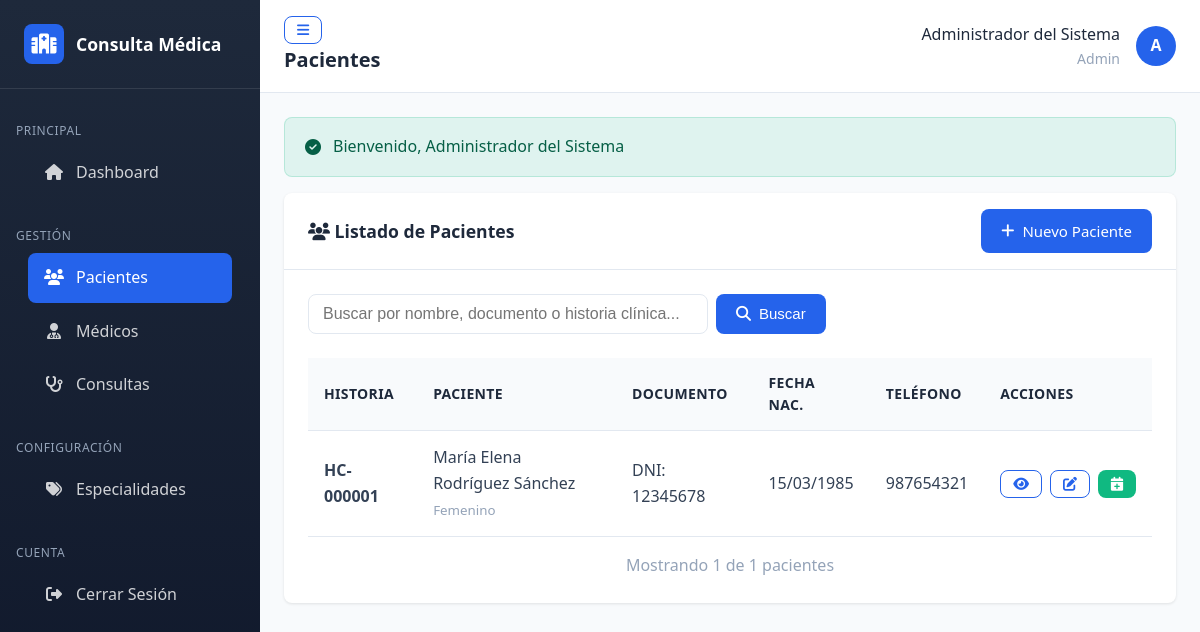
The page /pacientes (signed in) on the database its author committed.
### tables this page shows
CREATE TABLE IF NOT EXISTS pacientes (
    id INT AUTO_INCREMENT PRIMARY KEY,
    numero_historia VARCHAR(20) NOT NULL UNIQUE,
    tipo_documento ENUM('DNI', 'CE', 'Pasaporte', 'Otro') NOT NULL DEFAULT 'DNI',
    numero_documento VARCHAR(20) NOT NULL UNIQUE,
    nombres VARCHAR(100) NOT NULL,
    apellido_paterno VARCHAR(50) NOT NULL,
    apellido_materno VARCHAR(50) NULL,
    fecha_nacimiento DATE NOT NULL,
    sexo ENUM('M', 'F', 'Otro') NOT NULL,
    estado_civil ENUM('Soltero', 'Casado', 'Divorciado', 'Viudo', 'Conviviente') NULL,
    direccion VARCHAR(255) NULL,
    telefono VARCHAR(20) NULL,
    email VARCHAR(100) NULL,
    grupo_sanguineo VARCHAR(5) NULL,
    alergias TEXT NULL,
    antecedentes TEXT NULL,
    contacto_emergencia VARCHAR(100) NULL,
    telefono_emergencia VARCHAR(20) NULL,
    activo TINYINT(1) NOT NULL DEFAULT 1,
    created_at TIMESTAMP DEFAULT CURRENT_TIMESTAMP,
    updated_at TIMESTAMP DEFAULT CURRENT_TIMESTAMP ON UPDATE CURRENT_TIMESTAMP,
    INDEX idx_numero_historia (numero_historia),
    INDEX idx_documento (tipo_documento, numero_documento),
    INDEX idx_nombres (nombres, apellido_paterno)
);

### core/Controller.php (called while the page is built, shortened)
<?php
abstract class Controller
{
    protected array $data = [];
    protected function render(string $view, array $data = [], string $layout = 'main'): void
    {
        $this->data = array_merge($this->data, $data);
        extract($this->data);
        $viewFile = BASE_PATH . '/app/views/' . str_replace('.', '/', $view) . '.php';
        require $viewFile;
        $appConfig = require BASE_PATH . '/config/app.php';
    }
    protected function getQuery(string $key = null, $default = null)
    {
        return isset($_GET[$key]) ? $this->sanitize($_GET[$key]) : $default;
    }
}

### app/controllers/PacienteController.php (called while the page is built, shortened)
<?php
class PacienteController extends Controller
{
    private Paciente $pacienteModel;
    public function __construct()
    {
        $this->pacienteModel = new Paciente();
    }
    public function index(): void
    {
        $page = (int) ($this->getQuery('page') ?? 1);
        $busqueda = $this->getQuery('busqueda') ?? '';
        $pacientes = $this->pacienteModel->getPaginados($page, 10, $busqueda);
        $this->render('pacientes/index', [
            'title' => 'Pacientes',
            'pacientes' => $pacientes,
            'busqueda' => $busqueda
        ]);
    }
}

### public/index.php (called while the page is built, shortened)
<?php
require_once dirname(__DIR__) . '/core/bootstrap.php';
$router = require BASE_PATH . '/config/routes.php';
$uri = $_SERVER['REQUEST_URI'] ?? '/';
$uri = explode('?', $uri)[0];
$method = $_SERVER['REQUEST_METHOD'] ?? 'GET';
try {
    $router->dispatch($uri, $method);
} catch (\Exception $e) {
    app_log('error', $e->getMessage(), [
        'file' => $e->getFile(),
        'line' => $e->getLine(),
        'trace' => $e->getTraceAsString()
    ]);
    http_response_code(500);
    $appConfig = require BASE_PATH . '/config/app.php';
    if ($appConfig['environment'] === 'development') {
        echo "<h1>Error de Aplicación</h1>";
        echo "<p><strong>Mensaje:</strong> " . htmlspecialchars($e->getMessage()) . "</p>";
        echo "<p><strong>Archivo:</strong> " . htmlspecialchars($e->getFile()) . "</p>";
        echo "<p><strong>Línea:</strong> " . $e->getLine() . "</p>";
        echo "<pre>" . htmlspecialchars($e->getTraceAsString()) . "</pre>";
    } else {
        require BASE_PATH . '/app/views/errors/500.php';
    }
}

### config/app.php (called while the page is built, shortened)
<?php
return [
    'name' => 'Sistema de Consulta Médica Externa',
    'version' => '1.0.0',
    'environment' => getenv('APP_ENV') ?: 'development',
    'base_url' => getenv('APP_URL') ?: 'http://localhost:8080/',
    'session' => [
        'name' => 'consulta_medica_session',
        'lifetime' => 7200,
        'path' => '/',
        'domain' => '',
        'secure' => false,
        'httponly' => true,
        'samesite' => 'Strict'
    ],
    'security' => [
        'csrf_token_name' => 'csrf_token',
        'csrf_token_lifetime' => 3600,
        'password_min_length' => 8,
        'max_login_attempts' => 5,
        'lockout_time' => 900,
        'hash_algo' => PASSWORD_BCRYPT,
        'hash_cost' => 10
    ],
    'pagination' => [
        'per_page' => 10,
        'max_per_page' => 100
    ],
    'logging' => [
        'enabled' => true,
        'path' => BASE_PATH . '/logs',
        'level' => 'debug'
    ],
    'timezone' => 'America/Lima',
    'date_format' => 'd/m/Y',
    'datetime_format' => 'd/m/Y H:i:s',
    'time_format' => 'H:i'
];

### core/bootstrap.php (called while the page is built, shortened)
<?php
$appConfig = require BASE_PATH . '/config/app.php';
spl_autoload_register(function ($class) {
    $namespaceMap = [
        'Core\\' => BASE_PATH . '/core/',
        'App\\Controllers\\' => BASE_PATH . '/app/controllers/',
        'App\\Models\\' => BASE_PATH . '/app/models/'
    ];
    foreach ($namespaceMap as $namespace => $directory) {
        if (strpos($class, $namespace) === 0) {
            $relativeClass = substr($class, strlen($namespace));
            $file = $directory . str_replace('\\', '/', $relativeClass) . '.php';
            if (file_exists($file)) {
                return true;
            }
        }
    }
    return false;
});
function base_url(string $path = ''): string
{
    $appConfig = require BASE_PATH . '/config/app.php';
    return rtrim($appConfig['base_url'], '/') . '/' . ltrim($path, '/');
}
function e(string $value): string
{
    return htmlspecialchars($value, ENT_QUOTES, 'UTF-8');
}
function format_date(?string $date, string $format = 'd/m/Y'): string
{
    $dateObj = new DateTime($date);
    return $dateObj->format($format);
}

### config/database.php (called while the page is built, shortened)
<?php
return [
    'host' => getenv('DB_HOST') ?: 'localhost',
    'port' => getenv('DB_PORT') ?: '3306',
    'database' => getenv('DB_DATABASE') ?: (getenv('DB_NAME') ?: 'consulta_medica'),
    'username' => getenv('DB_USER') ?: 'root',
    'password' => getenv('DB_PASSWORD') ?: (getenv('DB_PASS') ?: 'root'),
    'charset' => 'utf8mb4',
    'collation' => 'utf8mb4_unicode_ci',
    'options' => [
        PDO::ATTR_ERRMODE => PDO::ERRMODE_EXCEPTION,
        PDO::ATTR_DEFAULT_FETCH_MODE => PDO::FETCH_ASSOC,
        PDO::ATTR_EMULATE_PREPARES => false,
        PDO::MYSQL_ATTR_INIT_COMMAND => "SET NAMES utf8mb4 COLLATE utf8mb4_unicode_ci"
    ]
];

### core/Database.php (called while the page is built, shortened)
<?php
class Database
{
    private static ?Database $instance = null;
    private ?PDO $connection = null;
    private array $config;
    private function __construct()
    {
        $this->config = require BASE_PATH . '/config/database.php';
    }
    public static function getInstance(): Database
    {
        if (self::$instance === null) {
            self::$instance = new self();
        }
        return self::$instance;
    }
    private function connect(): void
    {
        try {
            $dsn = sprintf(
                "mysql:host=%s;port=%s;dbname=%s;charset=%s",
                $this->config['host'],
                $this->config['port'],
                $this->config['database'],
                $this->config['charset']
            );
            $this->connection = new PDO(
                $dsn,
                $this->config['username'],
                $this->config['password'],
                $this->config['options']
            );
        } catch (PDOException $e) {
            error_log("Error de conexión a la base de datos: " . $e->getMessage());
            throw new PDOException("Error al conectar con la base de datos");
        }
    }
    public function query(string $sql, array $params = []): \PDOStatement
    {
        $stmt = $this->connection->prepare($sql);
        $stmt->execute($params);
        return $stmt;
    }
    public function fetchOne(string $sql, array $params = []): ?array
    {
        $stmt = $this->query($sql, $params);
        $result = $stmt->fetch();
        return $result ?: null;
    }
    public function fetchAll(string $sql, array $params = []): array
    {
        $stmt = $this->query($sql, $params);
        return $stmt->fetchAll();
    }
}

### app/models/Paciente.php (called while the page is built, shortened)
<?php
class Paciente extends Model
{
    public function getPaginados(int $page = 1, int $perPage = 10, string $busqueda = ''): array
    {
        $where = 'activo = 1';
        $params = [];
        return $this->paginate($page, $perPage, $where, $params);
    }
}

### core/Model.php (called while the page is built, shortened)
<?php
abstract class Model
{
    protected Database $db;
    protected string $table;
    protected string $primaryKey = 'id';
    public function __construct()
    {
        $this->db = Database::getInstance();
    }
    public function count(string $where = '1=1', array $params = []): int
    {
        $sql = "SELECT COUNT(*) as total FROM {$this->table} WHERE {$where}";
        $result = $this->db->fetchOne($sql, $params);
        return (int) ($result['total'] ?? 0);
    }
    public function paginate(int $page = 1, int $perPage = 10, string $where = '1=1', array $params = []): array
    {
        $offset = ($page - 1) * $perPage;
        $total = $this->count($where, $params);
        $totalPages = ceil($total / $perPage);
        $sql = "SELECT * FROM {$this->table} WHERE {$where} ORDER BY {$this->primaryKey} DESC LIMIT {$perPage} OFFSET {$offset}";
        $data = $this->db->fetchAll($sql, $params);
        return [
            'data' => $data,
            'total' => $total,
            'per_page' => $perPage,
            'current_page' => $page,
            'total_pages' => $totalPages,
            'has_prev' => $page > 1,
            'has_next' => $page < $totalPages
        ];
    }
}

### app/views/pacientes/index.php (the view, shortened to what this page needs)
<div class="card">
    <div class="card-header">
        <h2 class="card-title">
            <i class="fas fa-users"></i>
            Listado de Pacientes
        </h2>
        <a href="<?= base_url('pacientes/crear') ?>" class="btn btn-primary">
            <i class="fas fa-plus"></i> Nuevo Paciente
        </a>
    </div>
    <div class="card-body">
        <form action="<?= base_url('pacientes') ?>" method="GET" class="mb-4">
            <div class="d-flex gap-2">
                <input
                    type="text"
                    name="busqueda"
                    class="form-control"
                    placeholder="Buscar por nombre, documento o historia clínica..."
                    value="<?= e($busqueda) ?>"
                    style="max-width: 400px;"
                >
                <button type="submit" class="btn btn-primary">
                    <i class="fas fa-search"></i> Buscar
                </button>
            </div>
        </form>
        <?php if (empty($pacientes['data'])): ?>
        <div class="text-center text-muted" style="padding: 2rem;">
            <i class="fas fa-users-slash" style="font-size: 3rem; margin-bottom: 1rem;"></i>
            <p>No se encontraron pacientes</p>
        </div>
        <?php else: ?>
        <div class="table-responsive">
            <table class="table">
                <thead>
                    <tr>
                        <th>Historia</th>
                        <th>Paciente</th>
                        <th>Documento</th>
                        <th>Fecha Nac.</th>
                        <th>Teléfono</th>
                        <th>Acciones</th>
                    </tr>
                </thead>
                <tbody>
                    <?php foreach ($pacientes['data'] as $paciente): ?>
                    <tr>
                        <td>
                            <strong><?= e($paciente['numero_historia']) ?></strong>
                        </td>
                        <td>
                            <div><?= e($paciente['nombres'] . ' ' . $paciente['apellido_paterno'] . ' ' . ($paciente['apellido_materno'] ?? '')) ?></div>
                            <small class="text-muted">
                                <?= $paciente['sexo'] === 'M' ? 'Masculino' : ($paciente['sexo'] === 'F' ? 'Femenino' : 'Otro') ?>
                            </small>
                        </td>
                        <td><?= e($paciente['tipo_documento'] . ': ' . $paciente['numero_documento']) ?></td>
                        <td><?= format_date($paciente['fecha_nacimiento']) ?></td>
                        <td><?= e($paciente['telefono'] ?? '-') ?></td>
                        <td>
                            <div class="btn-group">
                                <a href="<?= base_url('pacientes/ver/' . $paciente['id']) ?>" class="btn btn-sm btn-outline-primary" title="Ver">
                                    <i class="fas fa-eye"></i>
                                </a>
                                <a href="<?= base_url('pacientes/editar/' . $paciente['id']) ?>" class="btn btn-sm btn-outline-primary" title="Editar">
                                    <i class="fas fa-edit"></i>
                                </a>
                                <a href="<?= base_url('consultas/crear?paciente_id=' . $paciente['id']) ?>" class="btn btn-sm btn-success" title="Nueva Consulta">
                                    <i class="fas fa-calendar-plus"></i>
                                </a>
                            </div>
                        </td>
                    </tr>
                    <?php endforeach; ?>
                </tbody>
            </table>
        </div>
        <div class="text-muted text-center mt-3">
            Mostrando <?= count($pacientes['data']) ?> de <?= $pacientes['total'] ?> pacientes
        </div>
        <?php endif; ?>
    </div>
</div>

### core/Router.php (shortened to what this page needs)
<?php
class Router
{
    private array $routes = [];
    private array $params = [];
    private function addRoute(string $method, string $route, array $handler): void
    {
        $route = preg_replace('/\//', '\\/', $route);
        $route = preg_replace('/\{([a-z]+)\}/', '(?P<\1>[a-z0-9-]+)', $route);
        $route = preg_replace('/\{([a-z]+):([^\}]+)\}/', '(?P<\1>\2)', $route);
        $route = '/^' . $route . '$/i';
        $this->routes[$method][$route] = $handler;
    }
    public function dispatch(string $uri, string $method): void
    {
        $uri = $this->sanitizeUri($uri);
        $method = strtoupper($method);
        if (isset($this->routes[$method])) {
            foreach ($this->routes[$method] as $route => $handler) {
                if (preg_match($route, $uri, $matches)) {
                    $this->params = array_filter($matches, 'is_string', ARRAY_FILTER_USE_KEY);
                    $this->executeHandler($handler);
                    return;
                }
            }
        }
    }
    private function sanitizeUri(string $uri): string
    {
        $uri = parse_url($uri, PHP_URL_PATH);
        $uri = trim($uri, '/');
        $uri = filter_var($uri, FILTER_SANITIZE_URL);
        return $uri ?: '';
    }
    private function executeHandler(array $handler): void
    {
        [$controllerName, $action] = $handler;
        $controller = new $controllerClass();
        call_user_func_array([$controller, $action], $this->params);
    }
}

### rows shown on the page
pacientes: numero_historia "HC-000001", nombres+apellido_paterno+apellido_materno "María Elena Rodríguez Sánchez", sexo "Femenino", tipo_documento+numero_documento "DNI: 12345678", fecha_nacimiento "15/03/1985", telefono "987654321"

### other values the page prints
count($pacientes['data']) "1"
$pacientes['total'] "1"
